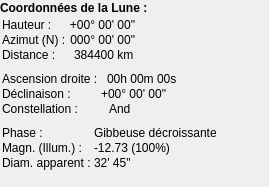
   <widget class="QWidget" name="coordonneesLune">
    <widget class="QLabel" name="lbl_coordonneesLune">
     <property name="geometry">
      <rect>
       <x>0</x>
       <y>0</y>
       <width>221</width>
       <height>16</height>
      </rect>
     </property>
     <property name="font">
      <font>
       <bold>true</bold>
      </font>
     </property>
     <property name="mouseTracking">
      <bool>true</bool>
     </property>
     <property name="autoFillBackground">
      <bool>true</bool>
     </property>
     <property name="text">
      <string>Coordonnées de la Lune :</string>
     </property>
    </widget>
    <widget class="QWidget" name="formLayoutWidget_9">
     <property name="geometry">
      <rect>
       <x>2</x>
       <y>72</y>
       <width>180</width>
       <height>52</height>
      </rect>
     </property>
     <layout class="QFormLayout" name="formLayout_equatLune">
      <property name="sizeConstraint">
       <enum>QLayout::SetFixedSize</enum>
      </property>
      <property name="labelAlignment">
       <set>Qt::AlignLeading|Qt::AlignLeft|Qt::AlignVCenter</set>
      </property>
      <property name="horizontalSpacing">
       <number>3</number>
      </property>
      <property name="verticalSpacing">
       <number>1</number>
      </property>
      <item row="0" column="0">
       <widget class="QLabel" name="lbl_ascensionDroiteLune">
        <property name="font">
         <font/>
        </property>
        <property name="mouseTracking">
         <bool>true</bool>
        </property>
        <property name="text">
         <string>Ascension droite :</string>
        </property>
       </widget>
      </item>
      <item row="1" column="0">
       <widget class="QLabel" name="lbl_declinaisonLune">
        <property name="font">
         <font/>
        </property>
        <property name="mouseTracking">
         <bool>true</bool>
        </property>
        <property name="text">
         <string>Déclinaison :</string>
        </property>
       </widget>
      </item>
      <item row="2" column="0">
       <widget class="QLabel" name="lbl_constellationLune">
        <property name="font">
         <font/>
        </property>
        <property name="mouseTracking">
         <bool>true</bool>
        </property>
        <property name="text">
         <string>Constellation :</string>
        </property>
       </widget>
      </item>
      <item row="0" column="1">
       <widget class="QLabel" name="ascensionDroiteLune">
        <property name="font">
         <font/>
        </property>
        <property name="mouseTracking">
         <bool>true</bool>
        </property>
        <property name="text">
         <string notr="true">00h 00m 00s</string>
        </property>
        <property name="indent">
         <number>6</number>
        </property>
       </widget>
      </item>
      <item row="1" column="1">
       <widget class="QLabel" name="declinaisonLune">
        <property name="font">
         <font/>
        </property>
        <property name="mouseTracking">
         <bool>true</bool>
        </property>
        <property name="text">
         <string notr="true">+00° 00' 00&quot;</string>
        </property>
       </widget>
      </item>
      <item row="2" column="1">
       <widget class="QLabel" name="constellationLune">
        <property name="font">
         <font/>
        </property>
        <property name="mouseTracking">
         <bool>true</bool>
        </property>
        <property name="text">
         <string notr="true">And</string>
        </property>
        <property name="indent">
         <number>8</number>
        </property>
       </widget>
      </item>
     </layout>
    </widget>
    <widget class="QWidget" name="formLayoutWidget_10">
     <property name="geometry">
      <rect>
       <x>2</x>
       <y>18</y>
       <width>142</width>
       <height>52</height>
      </rect>
     </property>
     <layout class="QFormLayout" name="formLayout_topoLune">
      <property name="sizeConstraint">
       <enum>QLayout::SetFixedSize</enum>
      </property>
      <property name="labelAlignment">
       <set>Qt::AlignLeading|Qt::AlignLeft|Qt::AlignVCenter</set>
      </property>
      <property name="horizontalSpacing">
       <number>3</number>
      </property>
      <property name="verticalSpacing">
       <number>1</number>
      </property>
      <item row="0" column="0">
       <widget class="QLabel" name="lbl_hauteurLune">
        <property name="font">
         <font/>
        </property>
        <property name="mouseTracking">
         <bool>true</bool>
        </property>
        <property name="text">
         <string>Hauteur :</string>
        </property>
       </widget>
      </item>
      <item row="1" column="0">
       <widget class="QLabel" name="lbl_azimutLune">
        <property name="font">
         <font/>
        </property>
        <property name="mouseTracking">
         <bool>true</bool>
        </property>
        <property name="text">
         <string extracomment="Azimuth (from the North)">Azimut (N) :</string>
        </property>
       </widget>
      </item>
      <item row="2" column="0">
       <widget class="QLabel" name="lbl_distanceLune">
        <property name="font">
         <font/>
        </property>
        <property name="mouseTracking">
         <bool>true</bool>
        </property>
        <property name="text">
         <string>Distance :</string>
        </property>
       </widget>
      </item>
      <item row="0" column="1">
       <widget class="QLabel" name="hauteurLune">
        <property name="font">
         <font/>
        </property>
        <property name="mouseTracking">
         <bool>true</bool>
        </property>
        <property name="text">
         <string notr="true">+00° 00' 00&quot;</string>
        </property>
        <property name="alignment">
         <set>Qt::AlignRight|Qt::AlignTrailing|Qt::AlignVCenter</set>
        </property>
       </widget>
      </item>
      <item row="1" column="1">
       <widget class="QLabel" name="azimutLune">
        <property name="font">
         <font/>
        </property>
        <property name="mouseTracking">
         <bool>true</bool>
        </property>
        <property name="text">
         <string notr="true">000° 00' 00&quot;</string>
        </property>
        <property name="alignment">
         <set>Qt::AlignRight|Qt::AlignTrailing|Qt::AlignVCenter</set>
        </property>
       </widget>
      </item>
      <item row="2" column="1">
       <widget class="QLabel" name="distanceLune">
        <property name="font">
         <font/>
        </property>
        <property name="mouseTracking">
         <bool>true</bool>
        </property>
        <property name="text">
         <string notr="true">384400 km</string>
        </property>
        <property name="indent">
         <number>5</number>
        </property>
       </widget>
      </item>
     </layout>
    </widget>
    <widget class="QWidget" name="formLayoutWidget_11">
     <property name="geometry">
      <rect>
       <x>2</x>
       <y>126</y>
       <width>258</width>
       <height>52</height>
      </rect>
     </property>
     <layout class="QFormLayout" name="formLayout_phaseLune">
      <property name="sizeConstraint">
       <enum>QLayout::SetFixedSize</enum>
      </property>
      <property name="labelAlignment">
       <set>Qt::AlignLeading|Qt::AlignLeft|Qt::AlignVCenter</set>
      </property>
      <property name="horizontalSpacing">
       <number>3</number>
      </property>
      <property name="verticalSpacing">
       <number>1</number>
      </property>
      <item row="0" column="0">
       <widget class="QLabel" name="lbl_phaseLune">
        <property name="font">
         <font/>
        </property>
        <property name="mouseTracking">
         <bool>true</bool>
        </property>
        <property name="text">
         <string extracomment="Moon phase">Phase :</string>
        </property>
       </widget>
      </item>
      <item row="1" column="0">
       <widget class="QLabel" name="lbl_magnitudeIllumLune">
        <property name="font">
         <font/>
        </property>
        <property name="mouseTracking">
         <bool>true</bool>
        </property>
        <property name="text">
         <string extracomment="Magnitude, illumination">Magn. (Illum.) :</string>
        </property>
       </widget>
      </item>
      <item row="2" column="0">
       <widget class="QLabel" name="lbl_diametreApparentLune">
        <property name="font">
         <font/>
        </property>
        <property name="mouseTracking">
         <bool>true</bool>
        </property>
        <property name="text">
         <string extracomment="Angular diameter">Diam. apparent :</string>
        </property>
       </widget>
      </item>
      <item row="0" column="1">
       <widget class="QLabel" name="phaseLune">
        <property name="font">
         <font/>
        </property>
        <property name="mouseTracking">
         <bool>true</bool>
        </property>
        <property name="text">
         <string notr="true">Gibbeuse décroissante</string>
        </property>
       </widget>
      </item>
      <item row="1" column="1">
       <widget class="QLabel" name="magnitudeIllumLune">
        <property name="font">
         <font/>
        </property>
        <property name="mouseTracking">
         <bool>true</bool>
        </property>
        <property name="text">
         <string notr="true">-12.73 (100%)</string>
        </property>
       </widget>
      </item>
      <item row="2" column="1">
       <widget class="QLabel" name="diametreApparentLune">
        <property name="font">
         <font/>
        </property>
        <property name="mouseTracking">
         <bool>true</bool>
        </property>
        <property name="text">
         <string notr="true">32' 45&quot;</string>
        </property>
       </widget>
      </item>
     </layout>
    </widget>
   </widget>
